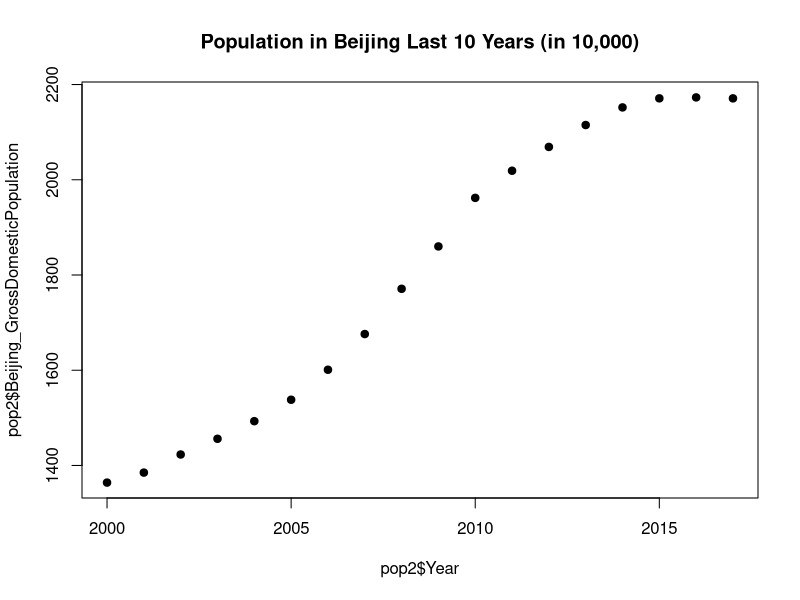
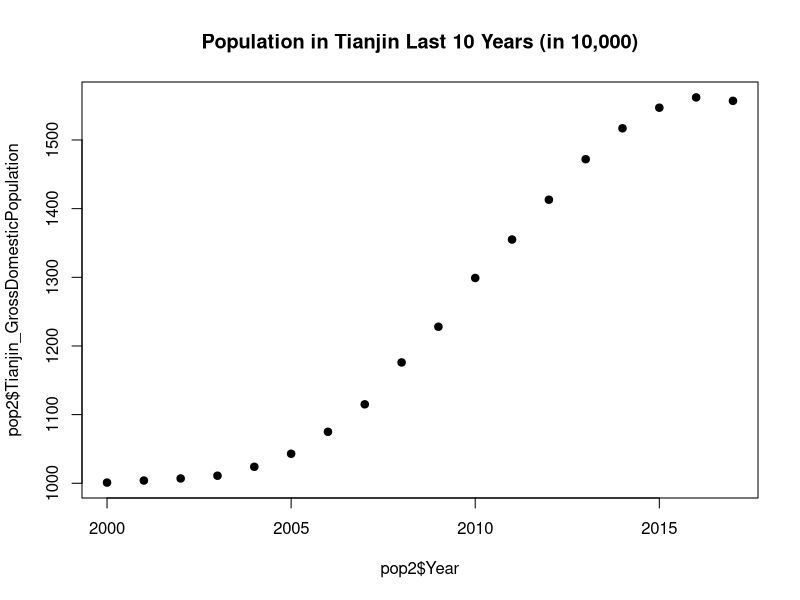
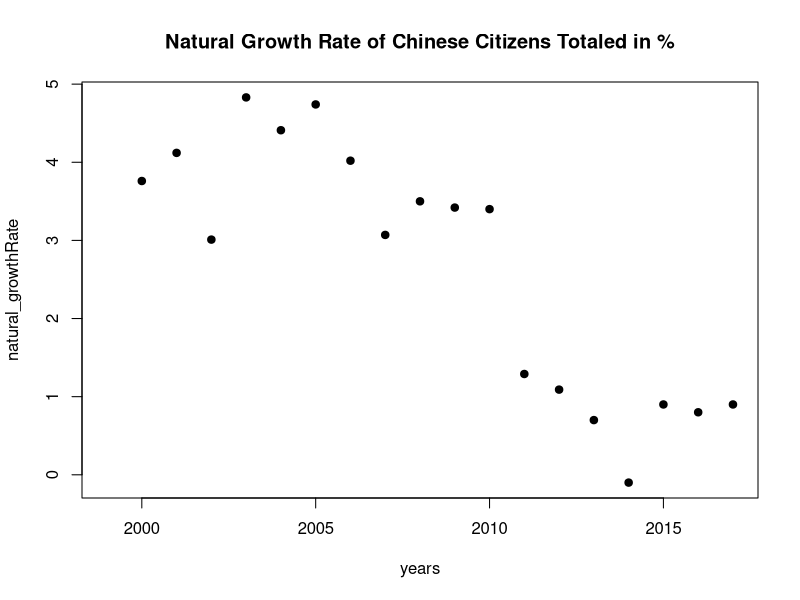
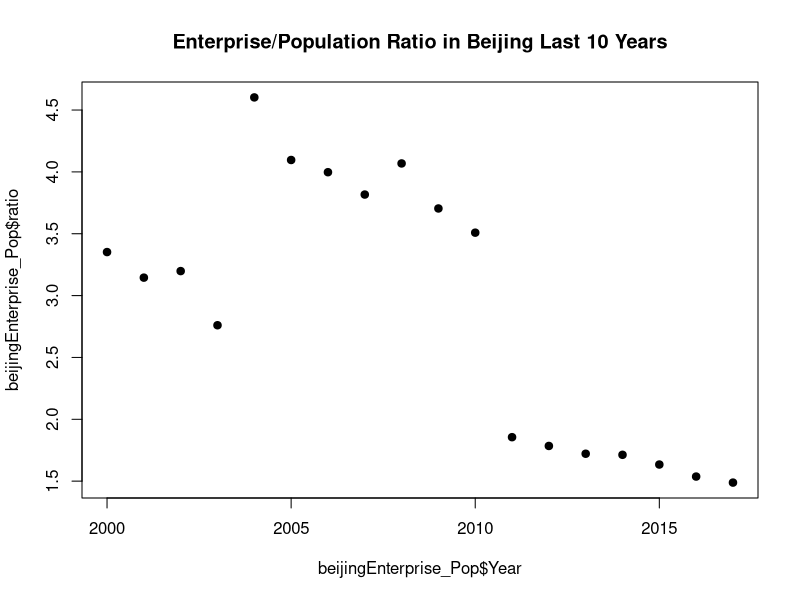

These figures' R source, in order:
# Authors: Jin Chang
# Date: 1/25/2019

library(tidyverse)
library(ggplot2)

data <- read.csv("China_EO_49to17.csv",fileEncoding = "latin1")
data <- as_tibble(data)

Year <- seq(from=1949, to=2017)
data$Year <- Year

# Returns a dataframe with the calculated output ratio of the
# two specified columns. 
produce_ratios <- function(col1, col2) {
  # Create a data frame that contains the calculate the ratios.
  results <- data.frame(data$Year, data[[col1]], data[[col2]], data[[col1]] / data[[col2]])
  
  # Rename the column names
  colnames(results) <- c("Year", col1, col2, "Ratios")
  return(results)
}

# Ploting interesting comparisons
out1 <- produce_ratios("Liaoning_Output","Guangdong_Output")
out2 <- produce_ratios("Beijing_Output", "Jilin_Output")
out3 <- produce_ratios("InnerMongolia_Output","Hainan_Output")

## Creates a plot of the comparison between Liaoning and Guandong
plot1 <- ggplot(data=out1, aes(x=Year, y=Ratios)) +
  geom_line(color="Blue") +
  xlab("Year") +
  ylab("Output Ratio") +
  ggtitle("Ratio Comparison between Liaoning and Guandong") +
  theme(plot.title = element_text(hjust=.5))

## Creates a plot of the comparison between Beijing and Jilin
plot2 <- ggplot(data=out2, aes(x=Year, y=Ratios)) +
  geom_line(color="DarkGreen") +
  xlab("Year") +
  ylab("Output Ratio") +
  ggtitle("Ratio Comparison between Beijing and Jilin") +
  theme(plot.title = element_text(hjust=.5))

## Creates a plot of the comparison between InnerMongolia and Hainan
plot3 <- ggplot(data=out3, aes(x=Year, y=Ratios)) +
  geom_line(color="DarkOrange") +
  xlab("Year") +
  ylab("Output Ratio") +
  ggtitle("Ratio Comparison between InnerMongolia and Hainan") +
  theme(plot.title = element_text(hjust=.5))

# Step 2
# Retrieve all the enterprise columns 
sum_Enterprise <- data[,grep("_Enterprise", colnames(data))]

# Calculat the national total of Enterprises
data$Enterprise_Total <- rowSums(sum_Enterprise, na.rm = TRUE)

national_share <- data.frame(data$Year)
for(index in 1:ncol(sum_Enterprise)) {
  temp_df <- produce_ratios(colnames(sum_Enterprise)[index], "Enterprise_Total")
  
  # New column name
  name <- gsub("_\\w+","_Total_Ratio", colnames(sum_Enterprise)[index])
  national_share[[name]] <- temp_df$Ratios
}

national_share <- national_share[1:5]

national.plot <- ggplot(data=national_share, aes(x=Year)) +
  geom_line(aes(y=Beijing_Total_Ratio, colour="Beijing")) +
  geom_line(aes(y=Tianjin_Total_Ratio, colour="Tianjin")) +
  geom_line(aes(y=Hebei_Total_Ratio, colour="Hebei")) +
  geom_line(aes(y=Shanxi_Total_Ratio, colour="Shanxi")) +
  xlab("Year") +
  ylab("Percent of Enterprise Total") +
  labs(color="Provinces") +
  ggtitle("National Shares of The Total") +
  theme(plot.title = element_text(hjust=.5),legend.box = "horizontal")

# Step 3
## Selected several provinces to analyze
six_prov <- data %>%
  select(Year, Beijing_Enterprise, Beijing_Output, Tianjin_Enterprise, Tianjin_Output,
         Shaanxi_Enterprise, Shaanxi_Output, Shanghai_Enterprise, Shanghai_Output, Heilongjiang_Enterprise, Heilongjiang_Output)

## Create a new dataframe consisting of ratios
ratios <- data.frame(data$Year)
colnames(ratios) <- c("Year")

# Utilizing a counter as the index in a while loop as well as the position
i <- 2
while(i <= 10) {
  temp_df <- produce_ratios(colnames(six_prov)[i + 1], colnames(six_prov)[i])
  
  # New column name
  name <- gsub("_\\w+","_Ratios", colnames(six_prov)[i])
  ratios[[name]] <- temp_df$Ratios
  
  # Increase the counter
  i <- i + 2
}

output_enterprise <- ggplot(data=ratios, aes(x=Year)) +
  geom_line(aes(y=Beijing_Ratios, colour="Beijing")) +
  geom_line(aes(y=Tianjin_Ratios, colour="Tianjin")) +
  geom_line(aes(y=Shaanxi_Ratios, colour="Shaanxi")) +
  geom_line(aes(y=Shanghai_Ratios, colour="Shanghai")) +
  geom_line(aes(y=Heilongjiang_Ratios, colour="Heilongjiang")) +
  xlab("Year") +
  ylab("Ratio (Output per Enterprise)") +
  labs(color="Provinces") +
  ggtitle("Relationship Between Outputs and Enterprises") +
  theme(plot.title = element_text(hjust=.5),legend.box = "horizontal")

pop1 = read.csv("./groupHW1/GrossDomPop_byProvince.csv")
pop2=as_tibble(pop1)
p1 <- plot(pop2$Year, pop2$Beijing_GrossDomesticPopulation, main="Population in Beijing Last 10 Years (in 10,000)", pch=19)
p2 <- plot(pop2$Year, pop2$Tianjin_GrossDomesticPopulation, main="Population in Tianjin Last 10 Years (in 10,000)", pch=19)

growthRate = read.csv("./groupHW1/GrowthRate.csv")
growthRate2=as_tibble(growthRate)
natural_growthRate <- growthRate2[3,]
years <- c("1999","2000","2001","2002","2003","2004","2005","2006","2007","2008","2009", "2010","2011","2012","2013","2014","2015","2016","2017")
p3 <- plot(years, natural_growthRate, main="Natural Growth Rate of Chinese Citizens Totaled in %", pch=19)

by_year_desc <- data[order(-data$Year),]
mergedTable <- merge(by_year_desc, pop2, by.x="Year")
province2000 <- function(province) {
  output <- filter(mergedTable, Year >= '2000') %>% select(Year,paste0(province,"_Enterprise"), paste0(province,"_GrossDomesticPopulation"))
  output2 <- mutate(output, ratio = output[,2]/output[,3])
  return(output2)
}
beijingEnterprise_Pop <- province2000("Beijing")
print(beijingEnterprise_Pop)
plot(beijingEnterprise_Pop$Year, beijingEnterprise_Pop$ratio, main="Enterprise/Population Ratio in Beijing Last 10 Years", pch=19)


provinceList <- c("Beijing", "Tianjin", "Hebei", "Shanxi", "InnerMongolia", "Liaoning", "Jilin", "Heilongjiang", "Shanghai")
bigMerge <- function(names) {
  bigMergedTable <- filter(mergedTable, Year >= '2000')
  for (i in 1: length(names)) {
    currentEnter <- bigMergedTable %>% select(paste0(names[i],"_Enterprise"))
    currentPop <- bigMergedTable %>% select(paste0(names[i], "_GrossDomesticPopulation"))
    print(currentEnter/currentPop)
    print(ggplot(province2000(names[i]), aes(x = Year, y = ratio)) + 
            geom_line(color = "#660066") +
            geom_point(color = "#FF8000") +
            labs(x = "Year", y = "Ratio"))
  }
  return (bigMergedTable)
}

cpy <- data %>%
  filter(Year >= 2000)
cpy <- cbind(cpy, pop1)
i <- 2
dflist <- list()
while(i <= ncol(pop1)) {
  name <- gsub("_GrossDomesticPopulation","", colnames(pop1)[i])
  dflist[[i]] <- cpy[,grep(name, colnames(cpy))]
  i <- i + 1
}